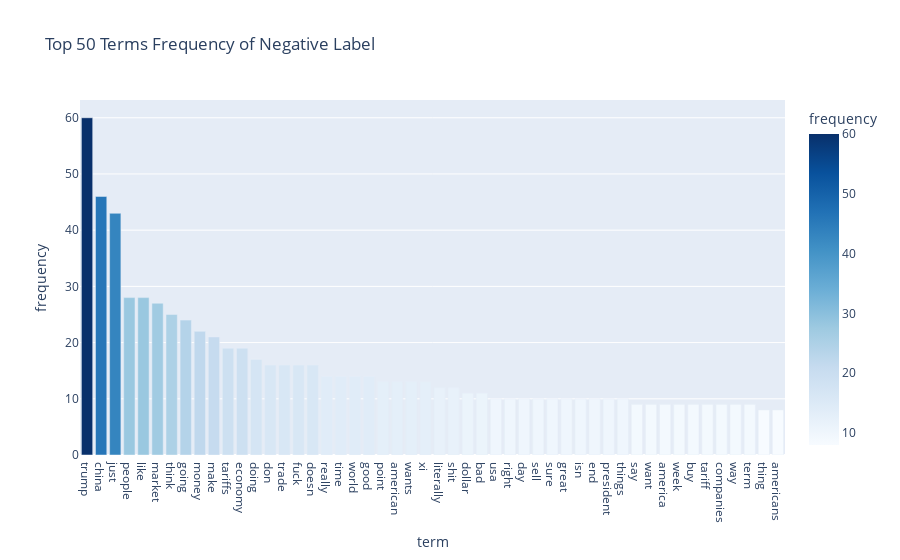

Here is the notebook cell this chart was saved with:
### Markdown cell above
### Fifure 2
生成負面情緒（ label== -1.0） 的詞頻率排序前50的詞彙

### Code cell
# Answer here

#取出 label== -1.0 的負面詞彙
negative_df = stock_df[stock_df['label']== -1.0]

#重新vectorize 
count_vect = CountVectorizer(stop_words="english") #去除停用詞
negative_counts = count_vect.fit_transform(negative_df['text'])

#算詞頻，取前50最常出現的詞

terms = count_vect.get_feature_names_out()
freqs = np.asarray(negative_counts.sum(axis=0)).ravel()
top_n = 50
df_terms = pd.DataFrame({"term": terms, "frequency": freqs})
df_top = df_terms.sort_values("frequency", ascending=False).head(top_n)

print(df_top.head())

fig = px.bar(df_top, 
             x="term", 
             y="frequency", 
             color="frequency", 
             color_continuous_scale="Blues", 
             title=f"Top {top_n} Terms Frequency of Negative Label")
fig.show()

### Figure 1 — Plotly figure (JSON) as saved in the notebook; plotly's stock layout.template omitted (floating-point values rounded to 4 significant figures)
{"data": [{"hovertemplate": "term=%{x}<br>frequency=%{marker.color}<extra></extra>", "legendgroup": "", "marker": {"color": [60, 46, 43, 28, 28, 27, 25, 24, 22, 21, 19, 19, 17, 16, 16, 16, 16, 14, 14, 14, 14, 13, 13, 13, 13, 12, 12, 11, 11, 10, 10, 10, 10, 10, 10, 10, 10, 10, 10, 9, 9, 9, 9, 9, 9, 9, 9, 9, 8, 8], "coloraxis": "coloraxis", "pattern": {"shape": ""}}, "name": "", "orientation": "v", "showlegend": false, "textposition": "auto", "type": "bar", "x": ["trump", "china", "just", "people", "like", "market", "think", "going", "money", "make", "tariffs", "economy", "doing", "don", "trade", "fuck", "doesn", "really", "time", "world", "good", "point", "american", "wants", "xi", "literally", "shit", "dollar", "bad", "usa", "right", "day", "sell", "sure", "great", "isn", "end", "president", "things", "say", "want", "america", "week", "buy", "tariff", "companies", "way", "term", "thing", "americans"], "xaxis": "x", "y": [60, 46, 43, 28, 28, 27, 25, 24, 22, 21, 19, 19, 17, 16, 16, 16, 16, 14, 14, 14, 14, 13, 13, 13, 13, 12, 12, 11, 11, 10, 10, 10, 10, 10, 10, 10, 10, 10, 10, 9, 9, 9, 9, 9, 9, 9, 9, 9, 8, 8], "yaxis": "y"}], "layout": {"barmode": "relative", "coloraxis": {"colorbar": {"title": {"text": "frequency"}}, "colorscale": [[0, "rgb(247,251,255)"], [0.125, "rgb(222,235,247)"], [0.25, "rgb(198,219,239)"], [0.375, "rgb(158,202,225)"], [0.5, "rgb(107,174,214)"], [0.625, "rgb(66,146,198)"], [0.75, "rgb(33,113,181)"], [0.875, "rgb(8,81,156)"], [1, "rgb(8,48,107)"]]}, "legend": {"tracegroupgap": 0}, "title": {"text": "Top 50 Terms Frequency of Negative Label"}, "xaxis": {"anchor": "y", "domain": [0, 1], "title": {"text": "term"}}, "yaxis": {"anchor": "x", "domain": [0, 1], "title": {"text": "frequency"}}}}
